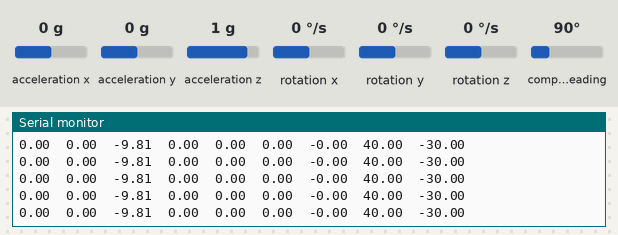
Bench run of a sketch on a simulated Arduino Uno, built with avr-gcc and run on an emulated ATmega328P. On the bench: the last lines printed to the serial monitor. The inputs (shaded band) are chosen by the test bench; at power-on: acceleration z 1 g, acceleration y 0 g, rotation x 0 °/s, acceleration x 0 g, rotation y 0 °/s, rotation z 0 °/s, compass heading 90°.

Above: at 1.2 s.
1.3 s: acceleration z set to 0.1 g
At 1.8 s:
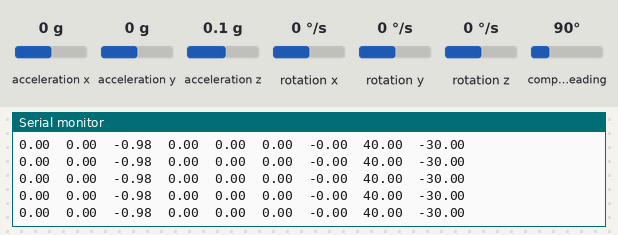
4.3 s: acceleration z set to -0.2 g
At 5.2 s:
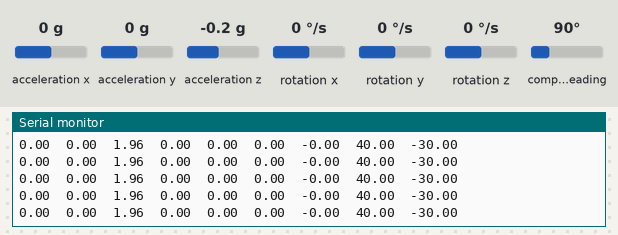
8.8 s: acceleration y set to 0.8 g
At 9.4 s:
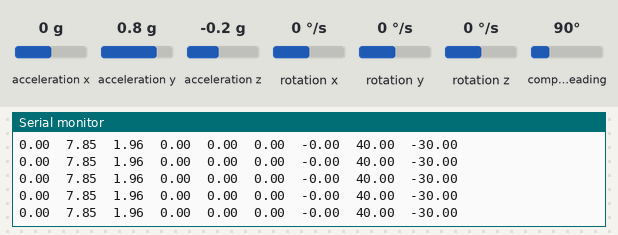
11.8 s: rotation x set to -2 °/s
At 12.3 s:
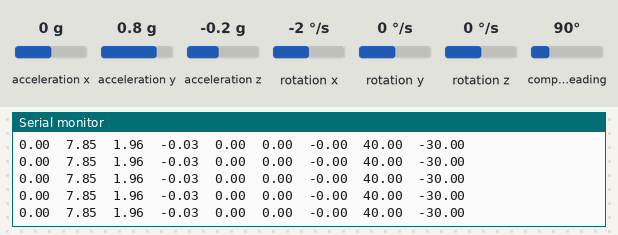
Timing chart, 0 to 14.8 s (numbered marks = the images above; inputs shaded):
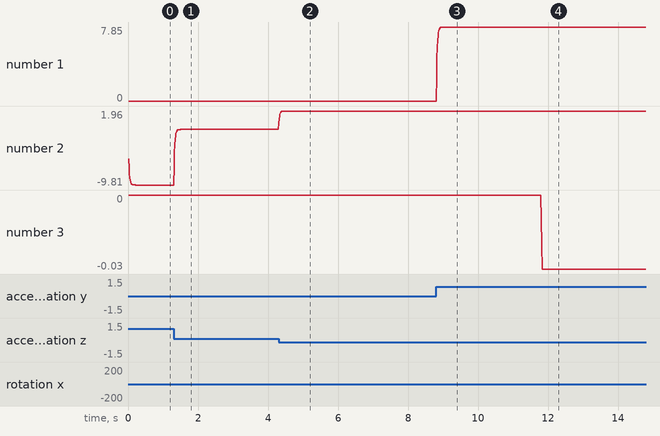

Measured:
- after the input at 1.3 s, the serial monitor: prints a new line at once (image 1)
- after the input at 4.3 s, the serial monitor: prints a new line at once (image 2)
- after the input at 8.8 s, the serial monitor: prints a new line at once (image 3)
- after the input at 11.8 s, the serial monitor: prints a new line at once (image 4)
- plotted number 1: 0 → 7.85 after the input at 8.8 s
- plotted number 2: -9.81 → -0.98 after the input at 1.3 s, -0.98 → 1.96 after the input at 4.3 s
- plotted number 3: 0 → -0.03 after the input at 11.8 s

The sketch:

sensorfusion.ino
```cpp
#include "MPU9250.h"
#include "string.h"
#include "math.h"

#define PI 3.141592

// raw data
typedef struct {
  float accel[3]; // raw accel value
  float gyro[3]; // raw gyro value
  float mag[3]; // raw mag value

  float prev_accel[3]; // previous accel value
  float prev_gyro[3]; // previous gyro value
  float prev_mag[3]; // previous mag value

  float filtered_accel[3]; // filtered accel value
  float filtered_gyro[3]; // filtered gyro value
  float filtered_mag[3]; // filtered mag value
}imu_data;

// yaw calculation parameters(Gyroscope)
float prevPhi = 0.0;
float prevTheta = 0.0;
float prevPsi = 0.0;
float gyro_yaw = 0.0;
float dt = (1.0 / 50.0); // 50Hz

// lowpass filter parameter
const float alpha = 0.65;

// init
MPU9250 IMU(Wire, 0x68);
int status;
imu_data mpu9250;

void get_raw_data(imu_data *imu) // rad/sec
{
  imu->accel[0] = IMU.getAccelX_mss();
  imu->accel[1] = IMU.getAccelY_mss();
  imu->accel[2] = IMU.getAccelZ_mss();

  imu->gyro[0] = IMU.getGyroX_rads();
  imu->gyro[1] = IMU.getGyroY_rads();
  imu->gyro[2] = IMU.getGyroZ_rads();

  imu->mag[0] = IMU.getMagX_uT();
  imu->mag[1] = IMU.getMagY_uT();
  imu->mag[2] = IMU.getMagZ_uT();
}

void lpf(imu_data *imu) // rad/sec
{
  for(int i = 0; i < 3; i++)
  {
    imu->filtered_accel[i] = (alpha * imu->prev_accel[i]) + ((1.0 - alpha) * imu->accel[i]);
    imu->filtered_gyro[i] = ((alpha * imu->prev_gyro[i]) + ((1.0 - alpha) * imu->gyro[i]));
    imu->filtered_mag[i] = (alpha * imu->prev_mag[i]) + ((1.0 - alpha) * imu->mag[i]);
  }

  for(int j = 0; j < 3; j++)
  {
    imu->prev_accel[j] = imu->filtered_accel[j];
    imu->prev_gyro[j] = imu->filtered_gyro[j];
    imu->prev_mag[j] = imu->filtered_mag[j];
  }
}

void euler_gyro(imu_data *imu)
{
  float phi = 0.0;
  float theta = 0.0;
  float psi = 0.0;

  float sinPhi = sin(prevPhi);
  float cosPhi = cos(prevPhi);
  float cosTheta = cos(prevTheta);
  float tanTheta = tan(prevTheta);

  // Gyro to Euler Angle
  phi = prevPhi + dt*(imu->filtered_gyro[0] + (imu->filtered_gyro[1]*sinPhi*tanTheta) + (imu->filtered_gyro[2]*cosPhi*tanTheta));
  theta = prevTheta + dt*((imu->filtered_gyro[1]*cosPhi) - (imu->filtered_gyro[2]*sinPhi));
  psi = prevPsi + dt*((imu->filtered_gyro[1]*sinPhi/cosTheta) + (imu->filtered_gyro[2]*cosPhi / cosTheta));

  prevPhi = phi;
  prevTheta = theta;
  prevPsi = psi;

  gyro_yaw = psi * (180.0 / PI); // radian to degree
}

void serial_print(imu_data *imu)
{
  for(int i=0; i <3; i++)
  {
    Serial.print(imu->filtered_accel[i]);
    Serial.print("\t");
  }

  for(int i=0; i <3; i++)
  {
    Serial.print(imu->filtered_gyro[i]);
    Serial.print("\t");
  }

  for(int i=0; i <3; i++)
  {
    Serial.print(imu->filtered_mag[i]);
    Serial.print("\t");
  }

  Serial.print("\n");
}

void set_memory(imu_data *imu)
{
  memset(imu->accel, 0, 3*sizeof(float));
  memset(imu->gyro, 0, 3*sizeof(float));
  memset(imu->mag, 0, 3*sizeof(float));
  memset(imu->prev_accel, 0, 3*sizeof(float));
  memset(imu->prev_gyro, 0, 3*sizeof(float));
  memset(imu->prev_mag, 0, 3*sizeof(float));
  memset(imu->filtered_gyro, 0, 3*sizeof(float));
  memset(imu->filtered_accel, 0, 3*sizeof(float));
  memset(imu->filtered_mag, 0, 3*sizeof(float));
}

void setup() {
  Serial.begin(115200);
  while(!Serial);
  status = IMU.begin(); // set I2C Register

  if (status < 0) { // detect error
    Serial.println("IMU initialization unsuccessful");
    Serial.println("Check IMU wiring or try cycling power");
    Serial.print("Status: ");
    Serial.println(status);
  }

  else
  {
    Serial.println("IMU initialization successful....please wait");

    // setting the accelerometer full scale range to +/-8G
    IMU.setAccelRange(MPU9250::ACCEL_RANGE_8G);

    // setting the gyroscope full scale range to +/-500 deg/s
    IMU.setGyroRange(MPU9250::GYRO_RANGE_250DPS);

    // setting DLPF bandwidth to 20 Hz
    IMU.setDlpfBandwidth(MPU9250::DLPF_BANDWIDTH_20HZ);

    // setting SRD to 19 for a 50 Hz update rate
    IMU.setSrd(19);

    /* finds bias and scale factor calibration for the magnetometer,
    The sensor should be rotated in a figure 8 motion until complete */
    IMU.calibrateGyro();
    IMU.calibrateMag();
    IMU.calibrateAccel();

    // set struct variables to 0
    set_memory(&mpu9250);
    Serial.print("Ax\tAy\tAz\t");
    Serial.print("p\tq\tr\t");
    Serial.print("mx\tmy\tmz\t");

  }
}

void loop() {
  IMU.readSensor(); // read raw data
  get_raw_data(&mpu9250); // allocate raw data to struct
  lpf(&mpu9250); // filtered data
  euler_gyro(&mpu9250);

  serial_print(&mpu9250); // print yaw_data
}
```
